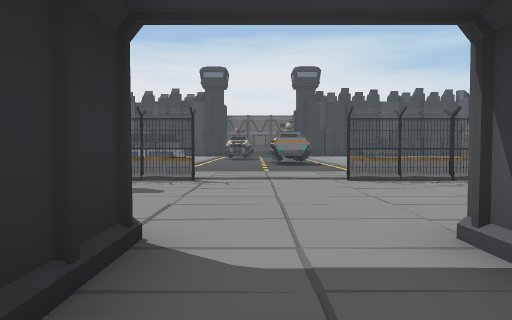
view 1 (above)

22 first-person views from a walk through a 3-D level made in the Unity game engine. The camera is 1.3 m above the floor, tilts 2° down and sees 70° across. The floor is counted in squares, 2 m on a side. Each view is taken from the middle of a square. On the plan, view 1 faces up. The plan holds only what a view shows up to about 11 squares ahead; the rest is blank. The place goes on beyond the plan. The player character is not drawn. Door leaves are left out, so doorways stand open.

view 2
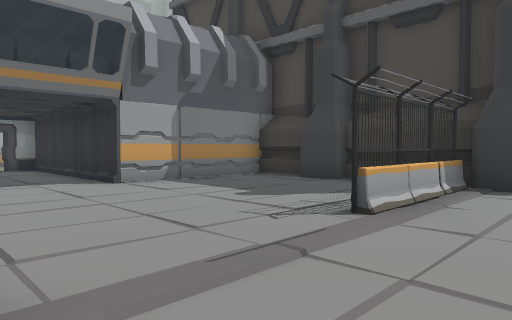

view 3
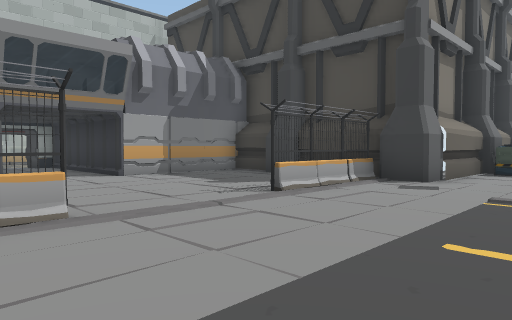

view 4
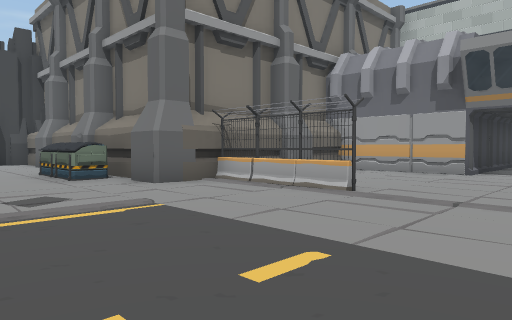

view 5
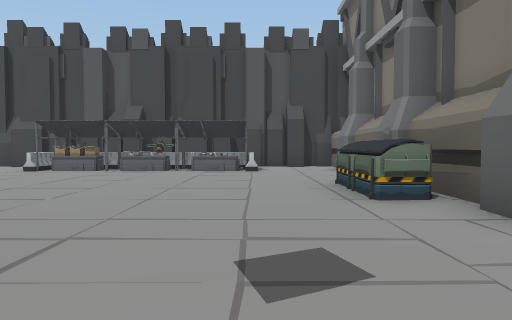

view 6
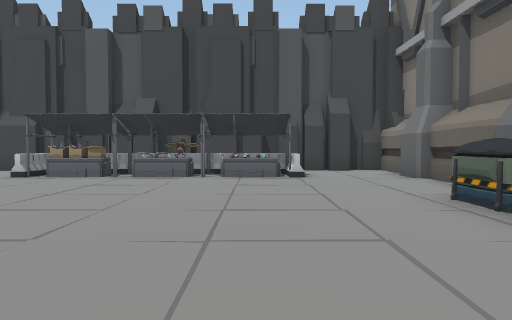

view 7
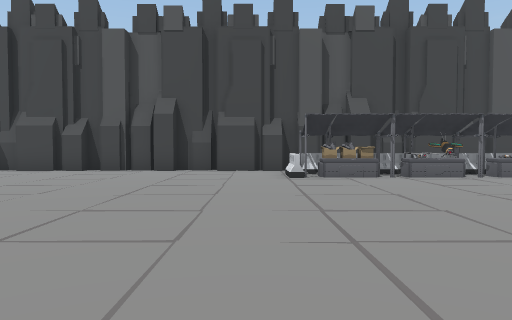

view 8
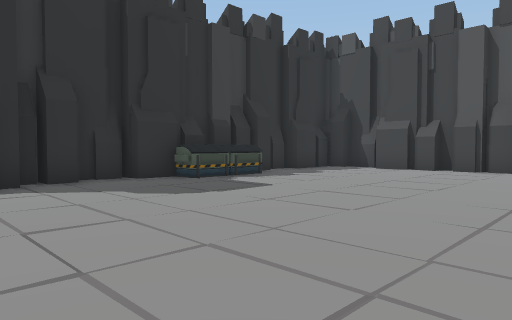

view 9
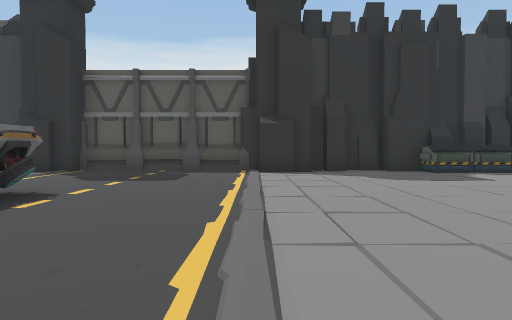

view 10
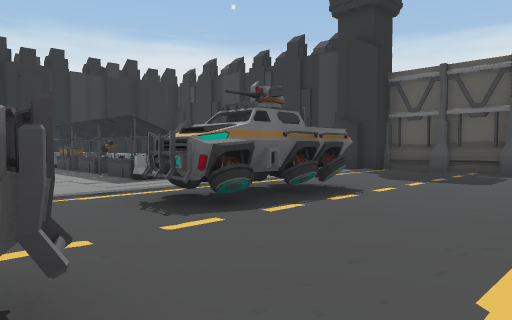

view 11
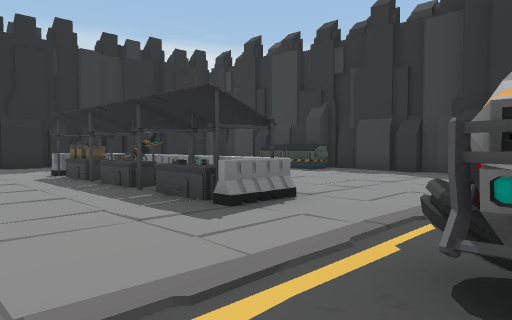

view 12
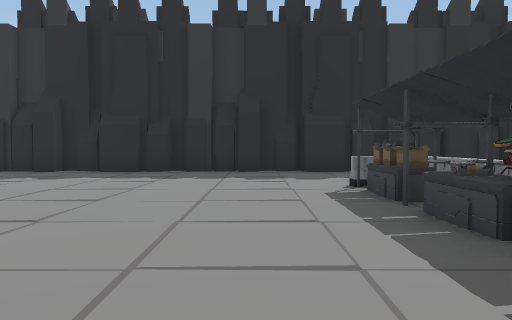

view 13
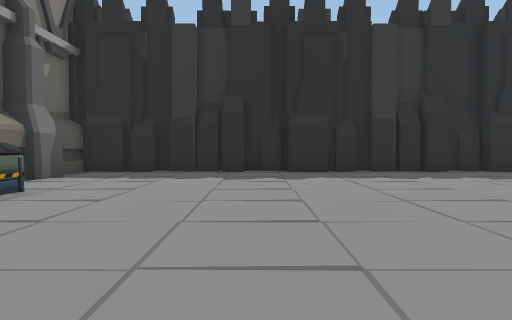

view 14
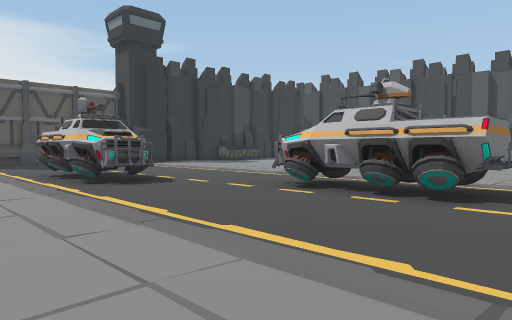

view 15
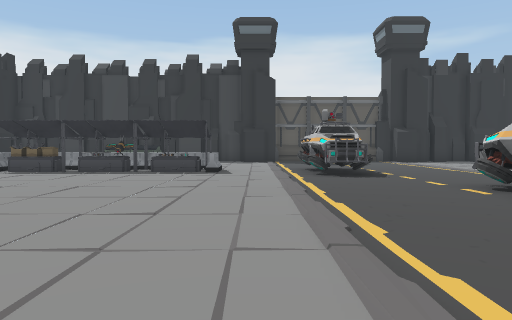

view 16
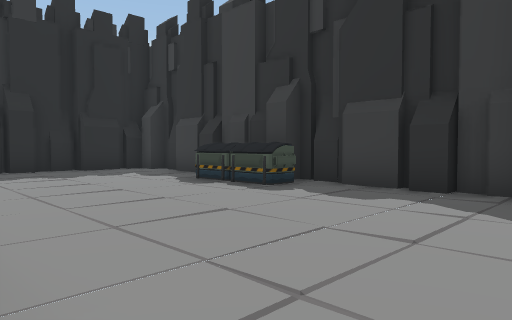

view 17
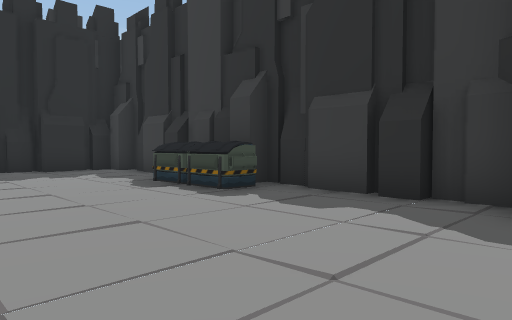

view 18
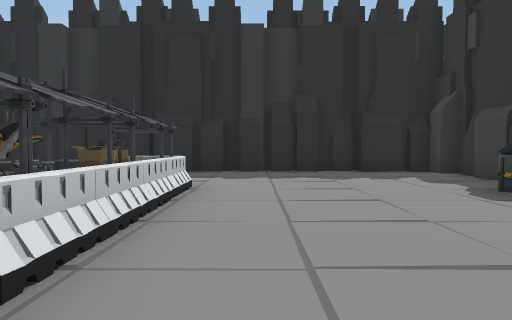

view 19
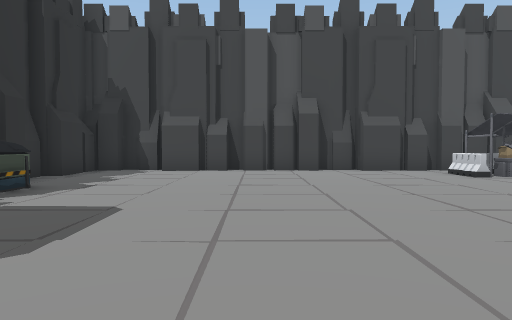

view 20
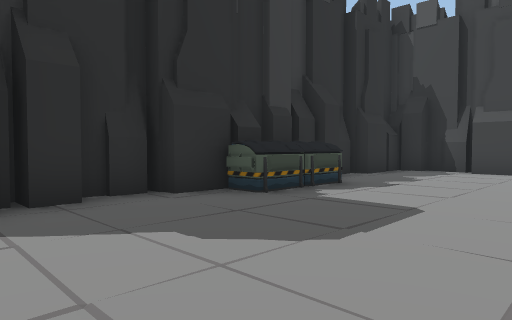

view 21
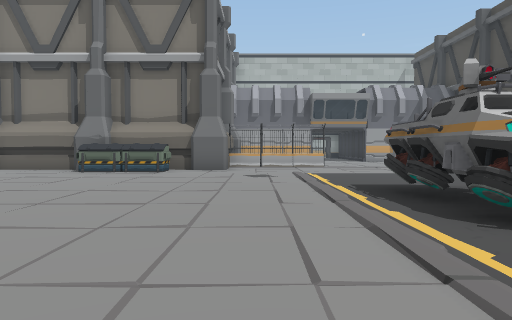

view 22
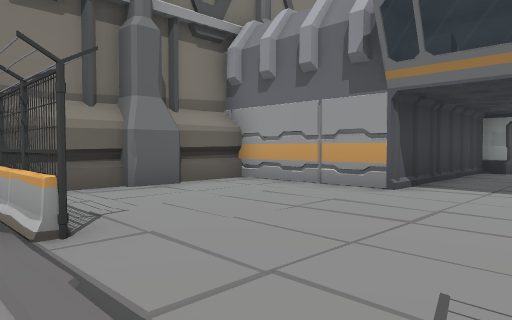

### Floor plan
Key: @ floor where view 1 was taken; # wall or solid block; . floor; D open door; F fence; B barrier; U building; M dumpster; T table; W tower; O other object.
Columns run from 14 left of view 1 to 15 right of it. Each row starts with its distance up from view 1.
 28            WW
 27 ###########W#####WW##########
 26 #....MMM...W.....WW...MMM...##
 25 #............................#
 24 #...........................##
 23 #...........................##
 22 #............................#
 21 #...BBBBBB..OOO..............#
 20 #...BT#T#TB..O...............#
 19 #...........OOO.............##
 18 #...........................#
 17 #.........................B##
 16 #..............OO.........TB##
 15 #..............OO.........#B##
 14 #..............OO.........TB##
 13 #..............OO.........#B##
 12 #.........................TB##
 11 #.........................BB##
 10 #......  ...................##
  9 #....MMM.............MM......#
  8 ####  ####.........###########
  7          #FFBF..FFB#
  6          #........F#
  5          #.........#
  4          #.........#
  3          #.........#
  2          UUUUU..UUUU
  1              U..U
  0              U@.U
 -1              U..U
 -2              UD.U
 -3              #D#

Where each view was taken, in squares from view 1:
view 1: 0 up, 0 right, facing up
view 2: 9 up, 2 right, facing down-left
view 3: 11 up, 3 right, facing down-left
view 4: 12 up, 1 left, facing down-right
view 5: 11 up, 2 right, facing right
view 6: 12 up, 4 right, facing right
view 7: 18 up, 4 right, facing right
view 8: 19 up, 3 right, facing up-right
view 9: 16 up, 3 right, facing up
view 10: 16 up, 3 right, facing up-left
view 11: 17 up, 1 left, facing up-left
view 12: 18 up, 4 left, facing left
view 13: 13 up, 4 left, facing left
view 14: 12 up, 4 left, facing up-right
view 15: 10 up, 3 left, facing up
view 16: 21 up, 3 left, facing up-left
view 17: 22 up, 3 left, facing up-left
view 18: 22 up, 4 left, facing left
view 19: 22 up, 4 right, facing right
view 20: 22 up, 4 right, facing up-right
view 21: 19 up, 4 right, facing down
view 22: 8 up, 1 left, facing down-right
